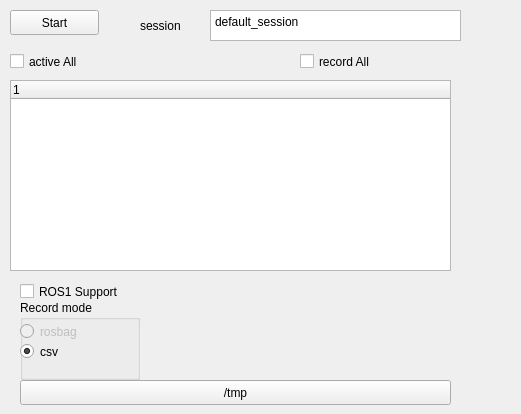
<?xml version="1.0" encoding="UTF-8"?>
<ui version="4.0">
 <class>DeviceControlWidget</class>
 <widget class="QWidget" name="DeviceControlWidget">
  <property name="geometry">
   <rect>
    <x>0</x>
    <y>0</y>
    <width>521</width>
    <height>414</height>
   </rect>
  </property>
  <property name="windowTitle">
   <string>DeviceControl</string>
  </property>
  <widget class="QPushButton" name="startButton">
   <property name="geometry">
    <rect>
     <x>10</x>
     <y>10</y>
     <width>89</width>
     <height>25</height>
    </rect>
   </property>
   <property name="text">
    <string>Start</string>
   </property>
  </widget>
  <widget class="QTreeWidget" name="treeWidget">
   <property name="geometry">
    <rect>
     <x>10</x>
     <y>80</y>
     <width>441</width>
     <height>191</height>
    </rect>
   </property>
   <column>
    <property name="text">
     <string notr="true">1</string>
    </property>
   </column>
  </widget>
  <widget class="QCheckBox" name="recordAllCheckBox">
   <property name="geometry">
    <rect>
     <x>300</x>
     <y>50</y>
     <width>92</width>
     <height>23</height>
    </rect>
   </property>
   <property name="text">
    <string>record All</string>
   </property>
  </widget>
  <widget class="QCheckBox" name="activeAllCheckBox">
   <property name="geometry">
    <rect>
     <x>10</x>
     <y>50</y>
     <width>92</width>
     <height>23</height>
    </rect>
   </property>
   <property name="text">
    <string>active All</string>
   </property>
  </widget>
  <widget class="QPlainTextEdit" name="sessionTextEdit">
   <property name="geometry">
    <rect>
     <x>210</x>
     <y>10</y>
     <width>251</width>
     <height>31</height>
    </rect>
   </property>
   <property name="plainText">
    <string>default_session</string>
   </property>
  </widget>
  <widget class="QLabel" name="label">
   <property name="geometry">
    <rect>
     <x>140</x>
     <y>10</y>
     <width>81</width>
     <height>31</height>
    </rect>
   </property>
   <property name="text">
    <string>session</string>
   </property>
  </widget>
  <widget class="QGroupBox" name="groupBox">
   <property name="geometry">
    <rect>
     <x>20</x>
     <y>300</y>
     <width>120</width>
     <height>80</height>
    </rect>
   </property>
   <property name="title">
    <string>Record mode</string>
   </property>
   <widget class="QRadioButton" name="rosbagModeRadioButton">
    <property name="enabled">
     <bool>false</bool>
    </property>
    <property name="geometry">
     <rect>
      <x>0</x>
      <y>20</y>
      <width>112</width>
      <height>23</height>
     </rect>
    </property>
    <property name="toolTip">
     <string>Not implemented yet</string>
    </property>
    <property name="text">
     <string>rosbag</string>
    </property>
   </widget>
   <widget class="QRadioButton" name="csvModeRadioButton">
    <property name="geometry">
     <rect>
      <x>0</x>
      <y>40</y>
      <width>112</width>
      <height>23</height>
     </rect>
    </property>
    <property name="text">
     <string>csv</string>
    </property>
    <property name="checked">
     <bool>true</bool>
    </property>
   </widget>
  </widget>
  <widget class="QCheckBox" name="enableROS1checkBox">
   <property name="geometry">
    <rect>
     <x>20</x>
     <y>280</y>
     <width>151</width>
     <height>23</height>
    </rect>
   </property>
   <property name="text">
    <string>ROS1 Support</string>
   </property>
  </widget>
  <widget class="QPushButton" name="selectOutputDirpushButton">
   <property name="geometry">
    <rect>
     <x>20</x>
     <y>380</y>
     <width>431</width>
     <height>25</height>
    </rect>
   </property>
   <property name="text">
    <string>/tmp</string>
   </property>
  </widget>
 </widget>
 <resources/>
 <connections/>
</ui>
